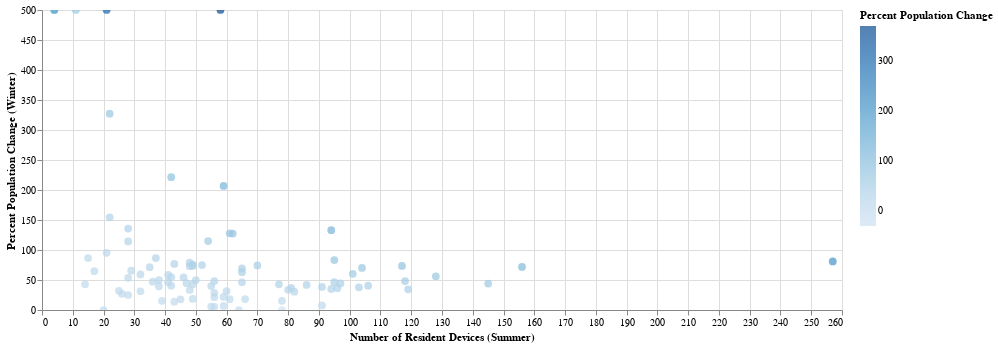

Notebook cell for this chart:
### Code cell
# Chart the difference in population in an Altair scatter plot
base_chart = alt.Chart(bton_devices_residing).mark_circle(size=60).encode(
    alt.X('devices07222019',
         axis=alt.Axis(title='Number of Resident Devices (Summer)')),
    alt.Y('pop_pct_change:Q',
        scale=alt.Scale(
            domain=(0, 500),
            clamp=True
        ),
        axis=alt.Axis(
         title='Percent Population Change (Winter)'
        )
    ),
    color=alt.Color('pop_change:Q',
                    legend=alt.Legend(title='Percent Population Change')
                   ),
    tooltip=['pop_pct_change']
).interactive().properties(width=800)

base_chart

### Figure 1 — Vega-Lite specification as saved in the notebook (floating-point values rounded to 4 significant figures)
{"$schema": "https://vega.github.io/schema/vega-lite/v3.4.0.json", "config": {"mark": {"tooltip": null}, "view": {"height": 300, "width": 400}}, "data": {"name": "data-efeabc7d93a6340295708662dc436a37"}, "datasets": {"data-efeabc7d93a6340295708662dc436a37": [{"census_block_group": 181050001001, "devices02032020": 106, "devices07222019": 65, "pop_change": 41, "pop_pct_change": 63.08}, {"census_block_group": 181050001002, "devices02032020": 122, "devices07222019": 70, "pop_change": 52, "pop_pct_change": 74.29}, {"census_block_group": 181050001003, "devices02032020": 91, "devices07222019": 52, "pop_change": 39, "pop_pct_change": 75}, {"census_block_group": 181050002011, "devices02032020": 108, "devices07222019": 4, "pop_change": 104, "pop_pct_change": 2600}, {"census_block_group": 181050002012, "devices02032020": 169, "devices07222019": 4, "pop_change": 165, "pop_pct_change": 4125}, {"census_block_group": 181050002013, "devices02032020": 94, "devices07222019": 22, "pop_change": 72, "pop_pct_change": 327.3}, {"census_block_group": 181050002021, "devices02032020": 428, "devices07222019": 58, "pop_change": 370, "pop_pct_change": 637.9}, {"census_block_group": 181050002022, "devices02032020": 327, "devices07222019": 21, "pop_change": 306, "pop_pct_change": 1457.0}, {"census_block_group": 181050003011, "devices02032020": 64, "devices07222019": 48, "pop_change": 16, "pop_pct_change": 33.33}, {"census_block_group": 181050003012, "devices02032020": 57, "devices07222019": 38, "pop_change": 19, "pop_pct_change": 50}, {"census_block_group": 181050003013, "devices02032020": 43, "devices07222019": 28, "pop_change": 15, "pop_pct_change": 53.57}, {"census_block_group": 181050003014, "devices02032020": 66, "devices07222019": 28, "pop_change": 38, "pop_pct_change": 135.7}, {"census_block_group": 181050003021, "devices02032020": 56, "devices07222019": 22, "pop_change": 34, "pop_pct_change": 154.5}, {"census_block_group": 181050003022, "devices02032020": 20, "devices07222019": 14, "pop_change": 6, "pop_pct_change": 42.86}, {"census_block_group": 181050003023, "devices02032020": 28, "devices07222019": 15, "pop_change": 13, "pop_pct_change": 86.67}, {"census_block_group": 181050003024, "devices02032020": 20, "devices07222019": 20, "pop_change": 0, "pop_pct_change": 0}, {"census_block_group": 181050004011, "devices02032020": 177, "devices07222019": 104, "pop_change": 73, "pop_pct_change": 70.19}, {"census_block_group": 181050004012, "devices02032020": 28, "devices07222019": 17, "pop_change": 11, "pop_pct_change": 64.71}, {"census_block_group": 181050004013, "devices02032020": 174, "devices07222019": 95, "pop_change": 79, "pop_pct_change": 83.16}, {"census_block_group": 181050004021, "devices02032020": 268, "devices07222019": 156, "pop_change": 112, "pop_pct_change": 71.79}, {"census_block_group": 181050004022, "devices02032020": 45, "devices07222019": 39, "pop_change": 6, "pop_pct_change": 15.38}, {"census_block_group": 181050005011, "devices02032020": 85, "devices07222019": 49, "pop_change": 36, "pop_pct_change": 73.47}, {"census_block_group": 181050005012, "devices02032020": 162, "devices07222019": 101, "pop_change": 61, "pop_pct_change": 60.4}, {"census_block_group": 181050005013, "devices02032020": 142, "devices07222019": 103, "pop_change": 39, "pop_pct_change": 37.86}, {"census_block_group": 181050005022, "devices02032020": 48, "devices07222019": 78, "pop_change": -30, "pop_pct_change": -38.46}, {"census_block_group": 181050005023, "devices02032020": 86, "devices07222019": 49, "pop_change": 37, "pop_pct_change": 75.51}, {"census_block_group": 181050006011, "devices02032020": 53, "devices07222019": 38, "pop_change": 15, "pop_pct_change": 39.47}, {"census_block_group": 181050006012, "devices02032020": 127, "devices07222019": 94, "pop_change": 33, "pop_pct_change": 35.11}, {"census_block_group": 181050006021, "devices02032020": 175, "devices07222019": 118, "pop_change": 57, "pop_pct_change": 48.31}, {"census_block_group": 181050006022, "devices02032020": 58, "devices07222019": 55, "pop_change": 3, "pop_pct_change": 5.455}, {"census_block_group": 181050007001, "devices02032020": 72, "devices07222019": 61, "pop_change": 11, "pop_pct_change": 18.03}, {"census_block_group": 181050007002, "devices02032020": 35, "devices07222019": 28, "pop_change": 7, "pop_pct_change": 25}, {"census_block_group": 181050007003, "devices02032020": 141, "devices07222019": 62, "pop_change": 79, "pop_pct_change": 127.4}, {"census_block_group": 181050008001, "devices02032020": 48, "devices07222019": 29, "pop_change": 19, "pop_pct_change": 65.52}, {"census_block_group": 181050008002, "devices02032020": 79, "devices07222019": 60, "pop_change": 19, "pop_pct_change": 31.67}, {"census_block_group": 181050008003, "devices02032020": 42, "devices07222019": 32, "pop_change": 10, "pop_pct_change": 31.25}, {"census_block_group": 181050008004, "devices02032020": 122, "devices07222019": 86, "pop_change": 36, "pop_pct_change": 41.86}, {"census_block_group": 181050009011, "devices02032020": 51, "devices07222019": 32, "pop_change": 19, "pop_pct_change": 59.38}, {"census_block_group": 181050009012, "devices02032020": 61, "devices07222019": 64, "pop_change": -3, "pop_pct_change": -4.688}, {"census_block_group": 181050009031, "devices02032020": 72, "devices07222019": 59, "pop_change": 13, "pop_pct_change": 22.03}, {"census_block_group": 181050009032, "devices02032020": 33, "devices07222019": 26, "pop_change": 7, "pop_pct_change": 26.92}, {"census_block_group": 181050009033, "devices02032020": 58, "devices07222019": 49, "pop_change": 9, "pop_pct_change": 18.37}, {"census_block_group": 181050009034, "devices02032020": 76, "devices07222019": 43, "pop_change": 33, "pop_pct_change": 76.74}, {"census_block_group": 181050009041, "devices02032020": 83, "devices07222019": 56, "pop_change": 27, "pop_pct_change": 48.21}, {"census_block_group": 181050009042, "devices02032020": 70, "devices07222019": 49, "pop_change": 21, "pop_pct_change": 42.86}, {"census_block_group": 181050009043, "devices02032020": 111, "devices07222019": 81, "pop_change": 30, "pop_pct_change": 37.04}, {"census_block_group": 181050010011, "devices02032020": 131, "devices07222019": 96, "pop_change": 35, "pop_pct_change": 36.46}, {"census_block_group": 181050010012, "devices02032020": 59, "devices07222019": 56, "pop_change": 3, "pop_pct_change": 5.357}, {"census_block_group": 181050010013, "devices02032020": 465, "devices07222019": 257, "pop_change": 208, "pop_pct_change": 80.93}, {"census_block_group": 181050010021, "devices02032020": 53, "devices07222019": 45, "pop_change": 8, "pop_pct_change": 17.78}, {"census_block_group": 181050010022, "devices02032020": 78, "devices07222019": 66, "pop_change": 12, "pop_pct_change": 18.18}, {"census_block_group": 181050010023, "devices02032020": 63, "devices07222019": 59, "pop_change": 4, "pop_pct_change": 6.78}, {"census_block_group": 181050010024, "devices02032020": 95, "devices07222019": 65, "pop_change": 30, "pop_pct_change": 46.15}, {"census_block_group": 181050011011, "devices02032020": 59, "devices07222019": 42, "pop_change": 17, "pop_pct_change": 40.48}, {"census_block_group": 181050011012, "devices02032020": 83, "devices07222019": 48, "pop_change": 35, "pop_pct_change": 72.92}, {"census_block_group": 181050011013, "devices02032020": 68, "devices07222019": 47, "pop_change": 21, "pop_pct_change": 44.68}, {"census_block_group": 181050011014, "devices02032020": 86, "devices07222019": 48, "pop_change": 38, "pop_pct_change": 79.17}, {"census_block_group": 181050011021, "devices02032020": 98, "devices07222019": 91, "pop_change": 7, "pop_pct_change": 7.692}, {"census_block_group": 181050011022, "devices02032020": 160, "devices07222019": 119, "pop_change": 41, "pop_pct_change": 34.45}, {"census_block_group": 181050011031, "devices02032020": 110, "devices07222019": 65, "pop_change": 45, "pop_pct_change": 69.23}, {"census_block_group": 181050011032, "devices02032020": 77, "devices07222019": 55, "pop_change": 22, "pop_pct_change": 40}, {"census_block_group": 181050011033, "devices02032020": 53, "devices07222019": 36, "pop_change": 17, "pop_pct_change": 47.22}, {"census_block_group": 181050012001, "devices02032020": 71, "devices07222019": 46, "pop_change": 25, "pop_pct_change": 54.35}, {"census_block_group": 181050012002, "devices02032020": 135, "devices07222019": 42, "pop_change": 93, "pop_pct_change": 221.4}, {"census_block_group": 181050012003, "devices02032020": 60, "devices07222019": 35, "pop_change": 25, "pop_pct_change": 71.43}, {"census_block_group": 181050012004, "devices02032020": 41, "devices07222019": 21, "pop_change": 20, "pop_pct_change": 95.24}, {"census_block_group": 181050012005, "devices02032020": 181, "devices07222019": 59, "pop_change": 122, "pop_pct_change": 206.8}, {"census_block_group": 181050012006, "devices02032020": 69, "devices07222019": 37, "pop_change": 32, "pop_pct_change": 86.49}, {"census_block_group": 181050013012, "devices02032020": 65, "devices07222019": 41, "pop_change": 24, "pop_pct_change": 58.54}, {"census_block_group": 181050013013, "devices02032020": 65, "devices07222019": 42, "pop_change": 23, "pop_pct_change": 54.76}, {"census_block_group": 181050013014, "devices02032020": 116, "devices07222019": 54, "pop_change": 62, "pop_pct_change": 114.8}, {"census_block_group": 181050013032, "devices02032020": 200, "devices07222019": 128, "pop_change": 72, "pop_pct_change": 56.25}, {"census_block_group": 181050013033, "devices02032020": 126, "devices07222019": 91, "pop_change": 35, "pop_pct_change": 38.46}, {"census_block_group": 181050013041, "devices02032020": 90, "devices07222019": 78, "pop_change": 12, "pop_pct_change": 15.38}, {"census_block_group": 181050013042, "devices02032020": 49, "devices07222019": 43, "pop_change": 6, "pop_pct_change": 13.95}, {"census_block_group": 181050013043, "devices02032020": 140, "devices07222019": 97, "pop_change": 43, "pop_pct_change": 44.33}, {"census_block_group": 181050013051, "devices02032020": 209, "devices07222019": 145, "pop_change": 64, "pop_pct_change": 44.14}, {"census_block_group": 181050014011, "devices02032020": 68, "devices07222019": 56, "pop_change": 12, "pop_pct_change": 21.43}, {"census_block_group": 181050014012, "devices02032020": 60, "devices07222019": 28, "pop_change": 32, "pop_pct_change": 114.3}, {"census_block_group": 181050014022, "devices02032020": 60, "devices07222019": 41, "pop_change": 19, "pop_pct_change": 46.34}, {"census_block_group": 181050014023, "devices02032020": 75, "devices07222019": 50, "pop_change": 25, "pop_pct_change": 50}, {"census_block_group": 181050014024, "devices02032020": 33, "devices07222019": 25, "pop_change": 8, "pop_pct_change": 32}, {"census_block_group": 181050014025, "devices02032020": 203, "devices07222019": 117, "pop_change": 86, "pop_pct_change": 73.5}, {"census_block_group": 181050015011, "devices02032020": 149, "devices07222019": 106, "pop_change": 43, "pop_pct_change": 40.57}, {"census_block_group": 181050015012, "devices02032020": 139, "devices07222019": 95, "pop_change": 44, "pop_pct_change": 46.32}, {"census_block_group": 181050015013, "devices02032020": 107, "devices07222019": 82, "pop_change": 25, "pop_pct_change": 30.49}, {"census_block_group": 181050015021, "devices02032020": 110, "devices07222019": 77, "pop_change": 33, "pop_pct_change": 42.86}, {"census_block_group": 181050015022, "devices02032020": 72, "devices07222019": 56, "pop_change": 16, "pop_pct_change": 28.57}, {"census_block_group": 181050016001, "devices02032020": 219, "devices07222019": 94, "pop_change": 125, "pop_pct_change": 133.0}, {"census_block_group": 181050016002, "devices02032020": 139, "devices07222019": 61, "pop_change": 78, "pop_pct_change": 127.9}, {"census_block_group": 181050016003, "devices02032020": 79, "devices07222019": 11, "pop_change": 68, "pop_pct_change": 618.2}, {"census_block_group": 181199559003, "devices02032020": 107, "devices07222019": 80, "pop_change": 27, "pop_pct_change": 33.75}]}, "encoding": {"color": {"field": "pop_change", "legend": {"title": "Percent Population Change"}, "type": "quantitative"}, "tooltip": [{"field": "pop_pct_change", "type": "quantitative"}], "x": {"axis": {"title": "Number of Resident Devices (Summer)"}, "field": "devices07222019", "type": "quantitative"}, "y": {"axis": {"title": "Percent Population Change (Winter)"}, "field": "pop_pct_change", "scale": {"clamp": true, "domain": [0, 500]}, "type": "quantitative"}}, "mark": {"size": 60, "type": "circle"}, "selection": {"selector001": {"bind": "scales", "encodings": ["x", "y"], "type": "interval"}}, "width": 800}
